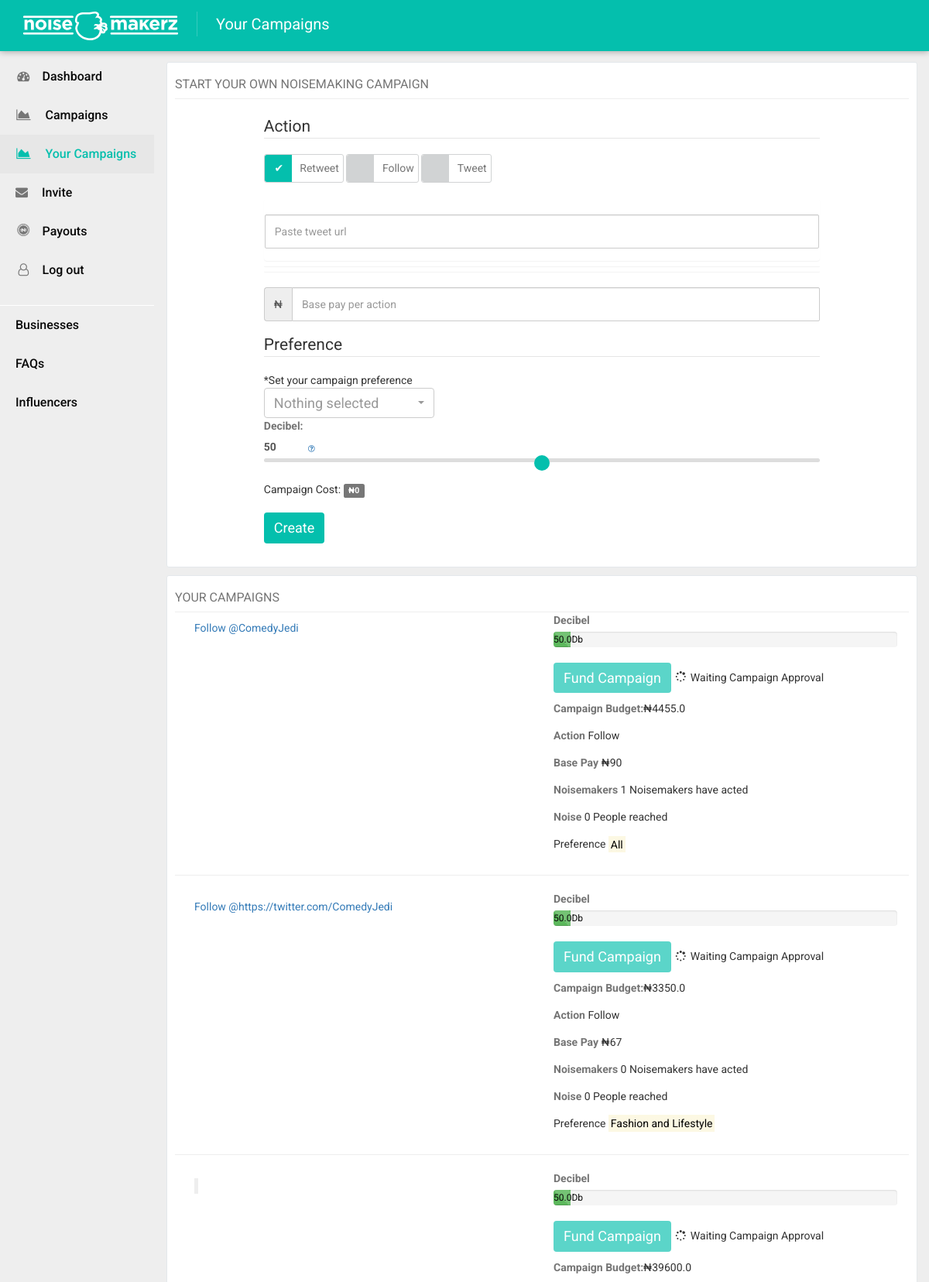
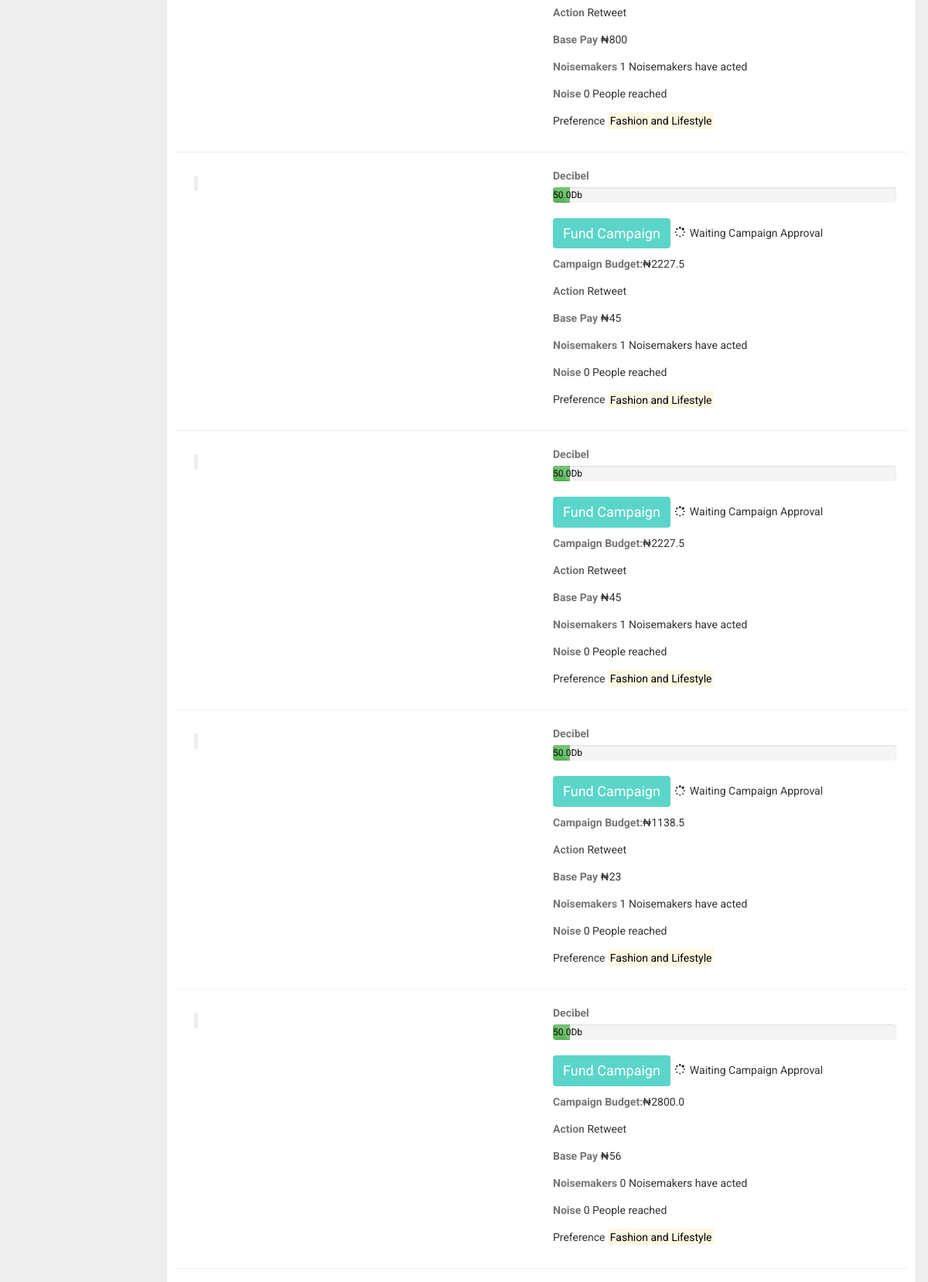
The page /influencers/create/ (signed in, upper part) on the database its author committed (2 pictures, top to bottom).
### influencers/models.py (models this page shows, shortened)
@python_2_unicode_compatible
class Campaigns(models.Model):
    ACTIONS = (
        ('Retweet', 'Retweet'),
        ('Follow', 'Follow'),
        ('Tweet', 'Tweet'),
    )
    PREFERENCES = (
        ('All' , 'All'),
        ('Entertainment,Fashion,Lifestyle', 'Entertainment,Fashion,Lifestyle'),
        ('Internet,Technology,Computer & Software', 'Internet,Technology,Computer & Software'),
        ('Telecommunications,Publishing,News media', 'Telecommunications,Publishing,News media'),
        ('Health care,Food & Fruit,Agriculture', 'Health care,Food & Fruit,Agriculture'),
        ('Construction & Real Estate ,Hospitality & Travel', 'Construction & Real Estate ,Hospitality & Travel'),
        ('Women/Girl Advocacy', 'Women/Girl Advocacy'),
        ('Sports', 'Sports'),
        ('Defense & Arms,Public Administration,Politics', 'Defense & Arms,Public Administration,Politics'),
        ('Transportation Services,Automotive', 'Transportation Services,Automotive'),
        ('Financial services', 'Financial services'),
        ('Education', 'Education'),
        ('Aerospace', 'Aerospace'),
    )
    campaign_id = models.AutoField(primary_key=True)
    user = models.ForeignKey(User,verbose_name=('user'), on_delete=models.CASCADE)
    base_pay = models.IntegerField(null=False,verbose_name=('base pay'), default=0)
    url = models.CharField(max_length=250, blank=True, null=True, default='')
    action = models.CharField(max_length=100, verbose_name=('action'), choices= ACTIONS)
    tracking_ID = models.CharField(max_length=500, null=True, blank=True)
    tweet = models.CharField(max_length=200, null=True, blank=True, default='')
    follow_handle = models.CharField(max_length=200, blank=True,null=True, default='')
    follow_handle_id = models.CharField(max_length=250, null=True, blank=True)
    hash_tag = models.CharField(max_length=50, blank=True,null=True, default='')
    dummy_tracker = models.CharField(max_length=300, verbose_name=('tracking number'), null=True)
    activity_count = models.IntegerField(null=False, default=0)
    estimated_reach = models.IntegerField(null=False, default=0)
    decibel = models.FloatField(null=False, default=0.5)
    preferences = models.CharField(max_length=250, choices=PREFERENCES)
    budget = models.FloatField(null=False, verbose_name=('budget'), default=0.0)
    time_created = models.DateTimeField(auto_now_add=True)
    approved = models.BooleanField(verbose_name=('approved'),default=False)
    featured = models.BooleanField(default=False)
    class Meta:
        ordering = ["campaign_id"]
        verbose_name = 'Campaign'
        db_table = 'Campaign'

### influencers/views.py (the view, shortened to what this page needs)
class CreateCampaignView(View):
    def get(self, request, *arg, **kwargs):
        user = User.objects.get(username=request.user)
        your_campaigns = Campaigns.objects.filter(user = user ).order_by('-campaign_id')
        form = CampaignForm()
        return render(request, 'influencers/create.html', {'form' : form , 'your_campaigns' : your_campaigns} )

### templates/influencers/create.html (shortened to what this page needs)
{% extends 'influencers/noisemakerz_base.html' %}
{% load staticfiles %}
{% block special %}
     <link rel="stylesheet" href="{% static 'influencers/css/bootstrap-select.min.css' %}">
{% endblock %}
{% block page_title %}
    Your Campaigns
{% endblock %}
 {% block your_campaigns_nav %}
                <li class="active" ><a href="{% url 'create' %}"><i class="fa  fa-area-chart fa-fw" aria-hidden="true"></i>&nbsp; Your Campaigns</a></li>
                {% endblock %}
{% block right_col %}
<div class="nm-dash">
  <h4 class="page-header">Start Your Own NoiseMaking Campaign</h4>
<div class="form-wrapper">
    <form method="post" action=".">
<div class="nm-radio">
    <fieldset>
        <legend>Action</legend>
<ul class="nm-ul list-unstyled">
        <li><div class="nm-radio-info">
        <label for="id_action_0">Retweet</label>
</div></li>
    <li>
    <div class="nm-radio-info">
        <label for="id_action_1">Follow</label>
    </div></li>
    <li>
    <div class="nm-radio-info">
        <label for="id_action_2">Tweet</label>
    </div></li>
    </ul></fieldset>
    </div>
          <div class="panel-group" id="accordion">
    <div class="panel ">
      <div id="collapseOne" class="panel-collapse collapse in">
        <div class="">
            <div class="form-group">
            <input placeholder="Paste tweet url" class="required form-control" id="id_url" maxlength="250" name="url" type="text" />
                </div>
        </div>
      </div>
    </div>
    <div class="panel ">
    </div>
    <div class="panel">
    </div>
  </div>
        <div class="form-group input-group ">
            <span class="input-group-addon">&#8358;</span>
            <input placeholder="Base pay per action" id="id_base_pay" name="base_pay" type="number" class="form-control" required  />
        </div>
<fieldset>
    <legend>Preference </legend>
    <span>*Set your campaign preference</span><br>
</fieldset>
         <div class="form-group">
             <label for="id_decibel">Decibel:<output for="fader" id="Db" >50</output></label>
             <a href="#" data-toggle="tooltip"  title="This determines your campaign reach and the number of noisemarkers capable of acting on it">
                 <i class="nm-info fa  fa-question-circle-o fa-lg"></i></a>
             <input id="id_decibel" name="decibel" type="range" oninput="outputUpdate(value)"   min="10" max="1000"
               style="border:0;  color:#f6931f; font-weight:bold;"
                class="decibels" required data-rangeslider />
    </div>
<div style="padding: 10px; padding-left: 0">
        <p>Campaign Cost:&nbsp;<span class="label label-default">&#8358;<span id="sum">0</span> </span></p>
    </div>
<input class="btn nm-btn-primary"  type="submit" value="Create" />
    </form>
                 </div>
                 </div>
             <div class="nm-dash">
             <h4 class="page-header">Your Campaigns</h4>
    {% for objects in your_campaigns %}
        <div class="row">
<div class="col-md-6">
{% if objects.action == 'Retweet' %}
                        <div class="nm-main" style="padding: 10px">
                <blockquote class="twitter-tweet" style="max-height: 400px;">
<a href="{{ objects.url }}"></a></blockquote>
                    </div>
                            {% elif objects.action == 'Follow' %}
                         <div class="nm-main" style="padding: 10px">
                         <a class="twitter-follow-button"
  href="https://twitter.com/{{ objects.follow_handle }}"
  data-size="large">
Follow @{{ objects.follow_handle }}</a>
                    </div>
                        {% endif %}
</div>
<div class="col-md-6">
<label>Decibel</label>
<div class="progress">
  <div  class="progress-bar progress-bar-success progress-bar-striped" role="progressbar"
  aria-valuenow="{{ objects.decibel }}" aria-valuemin="0" aria-valuemax="100" style="width:{%  widthratio objects.decibel 10 1 %}%; color: #080808;">
{{ objects.decibel }}Db
  </div>
</div>
<p>
    {% if objects.approved == False %}
        <a class="btn nm-btn-primary disabled"  data-toggle="tooltip"  title="Awaiting campaign approval"
   href="">Fund Campaign</a>
                  <i class="fa fa-spinner fa-pulse  fa-fw"></i>&nbsp;Waiting Campaign Approval
                      {% elif objects.approved == True %}
                       <a class="btn nm-btn-primary"  data-toggle="tooltip"  title="fund campaign"
   href="/influencers/fund_campaign/{{ objects.campaign_id }}/{{ objects.lookup }}/">Fund Campaign</a>&nbsp;<i class="fa fa-check"></i>
                     &nbsp;Campaign Approved {% endif %}
</p>
<p>
    <label>Campaign Budget:</label>&#8358;{{ objects.budget }}
</p>
    <p><label>Action</label>
        {{ objects.action }}
    </p>
    <p><label>Base Pay</label>
        &#8358;{{ objects.base_pay }}
    </p>
    <p><label>Noisemakers</label>
        {{ objects.activity_count }} Noisemakers have acted
    </p>
    <p><label>Noise</label>
        {{ objects.estimated_reach }} People reached
    </p>
  <P>
{% autoescape on %}
    <labe>Preference</labe>     <mark>{{ objects.preferences|join:"" }}</mark>
{% endautoescape %}
    </P>
</div>
             </div>
        <hr>
                 {% endfor %}
             </div>
{% endblock %}

### static/influencers/css/noisemakers.css (style rules this page uses)
html { position: relative; min-height: 100%; }
body { margin-bottom: 200px; margin-left: 0; margin-top: 0; font-family: 'Roboto', sans-serif; margin-right: 0; }
.row { margin-right: 0 !important; margin-left: 0 !important; }
.btn { font-size: 18px; }
.form-wrapper { background-color: #ffffff; width: 80%; margin: 0 auto; height: auto; box-shadow: none; padding: 20px; }
.form-control { border-radius: 2px; transition: box-shadow 200ms cubic-bezier(0.4, 0.0, 0.2, 1); height: 44px; }
.nav-sidebar > li > a { padding-right: 20px; padding-left: 20px; }
.nm-dash { width: 100%; margin-bottom: 10px; min-height: 100px; padding: 10px; height: auto; background-color: #fff; border: 1px solid #E4E8EB; border-radius: 3px; }
.nm-radio div { clear: both; overflow: hidden; }
.nm-radio label { border-radius: 3px; padding-right: 5px; border: 1px solid #D1D3D4; font-weight: normal; }
.nm-radio input[type="radio"]:empty ~ label, .nm-radio input[type="checkbox"]:empty ~ label { position: relative; line-height: 2.5em; text-indent: 3.25em; cursor: pointer; -webkit-user-select: none; -moz-user-select: none; -ms-user-select: none; user-select: none; }
.nm-radio input[type="radio"]:empty ~ label:before, .nm-radio input[type="checkbox"]:empty ~ label:before { position: absolute; display: block; top: 0; bottom: 0; left: 0; content:''; width: 2.5em; background: #D1D3D4; border-radius: 3px 0 0 3px; }
.nm-radio input[type="radio"]:checked ~ label:before, .nm-radio input[type="checkbox"]:checked ~ label:before { content:'\2714'; text-indent: .9em; color: #333; background-color: #ccc; }
.nm-radio input[type="radio"]:checked ~ label, .nm-radio input[type="checkbox"]:checked ~ label { color: #777; }
.nm-radio-info input[type="radio"]:checked ~ label:before, .nm-radio-info input[type="checkbox"]:checked ~ label:before { color: #fff; background-color: #04bfad; }
ul.nm-ul li { list-style: none; display: inline-block; }
.page-header { padding-bottom: 9px; font-size: 16px; font-weight: 400; color: #757575; line-height: 1.1; text-transform: uppercase; font-family: 'Roboto', sans-serif; margin: 0 0 0; padding-top: 9px; border-bottom: 1px solid #eee; }
.nm-main { padding: 10px; }
.nm-btn-primary { color: #ffffff; background-color: #04bfad; }

### static/influencers/css/noisemakerz_02.css (style rules this page uses)
body { background-color: #eeeeee; font-family: 'Roboto', sans-serif; }
.nav-sidebar > li > a { line-height: 30px; color: #080808; }
.nav-sidebar > li > a > i { margin-right: 10px; color: #757575; }
.nav-sidebar > .active > a,.nav-sidebar > .active > a > i, .nav-sidebar > .active > a:hover, .nav-sidebar > .active > a:focus { background-color: #e7e7e7; color: #04bfad; }
.nm-btn-primary { color: #ffffff; background-color: #04bfad; }
.nm-dash label { color: #757575; }
.nm-info { padding-left: 3px; font-size: 10px; }

### templates/influencers/noisemakerz_base.html (style rules this page uses)
input[type=range] { -webkit-appearance: none; border: 1px solid white; width: 100%; }

### rows shown on the page
Campaigns: follow_handle "ComedyJedi", decibel "50.0", approved "Fund Campaign", budget "4455.0", action "Follow", base_pay "90", activity_count "1", estimated_reach "0", preferences "All"
Campaigns: follow_handle "https://twitter.com/ComedyJedi", decibel "50.0", approved "Fund Campaign", budget "3350.0", action "Follow", base_pay "67", activity_count "0", estimated_reach "0", preferences "Fashion and Lifestyle"
Campaigns: decibel "50.0", approved "Fund Campaign", budget "39600.0", action "Retweet", base_pay "800", activity_count "1", estimated_reach "0", preferences "Fashion and Lifestyle"
Campaigns: decibel "50.0", approved "Fund Campaign", budget "2227.5", action "Retweet", base_pay "45", activity_count "1", estimated_reach "0", preferences "Fashion and Lifestyle"
Campaigns: decibel "50.0", approved "Fund Campaign", budget "2227.5", action "Retweet", base_pay "45", activity_count "1", estimated_reach "0", preferences "Fashion and Lifestyle"
Campaigns: decibel "50.0", approved "Fund Campaign", budget "1138.5", action "Retweet", base_pay "23", activity_count "1", estimated_reach "0", preferences "Fashion and Lifestyle"
Campaigns: decibel "50.0", approved "Fund Campaign", budget "2800.0", action "Retweet", base_pay "56", activity_count "0", estimated_reach "0", preferences "Fashion and Lifestyle"
